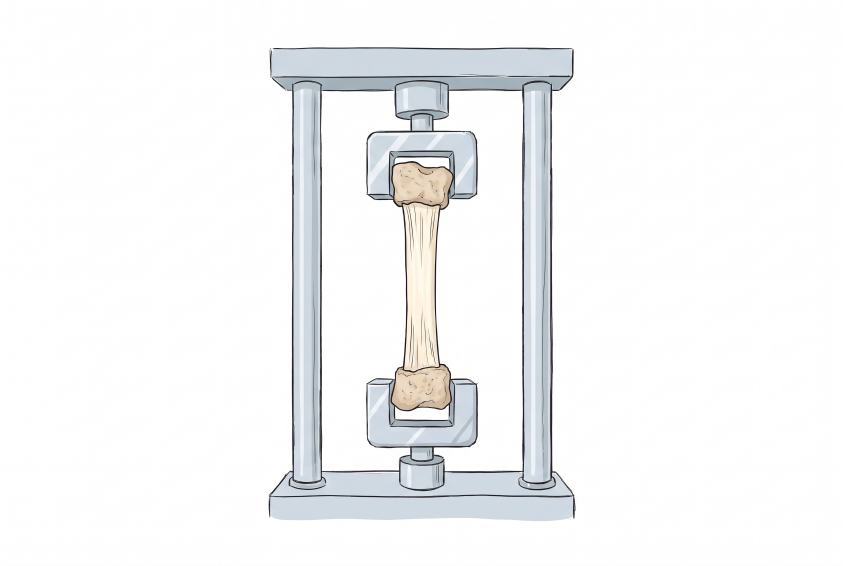
#> input picture obrazky/zdroje/015_pruznost_modul_vazu_ilustrace.png, 2528 x 1696 px (shown at 1/3 size)
$ python 015_pruznost_modul_vazu.py
#> lines starting #> are read from the running program, lines starting #| are printed output that depends on the picture
### obrazky/zdroje/styl.py
"""Jednotný kreslený styl obrázků sbírky. Použití:  from styl import *"""
import os
import matplotlib; matplotlib.use('Agg')
import matplotlib.pyplot as plt
from matplotlib import font_manager as fm
from matplotlib.patches import FancyArrowPatch, Arc

_FONT = os.path.join(os.path.dirname(os.path.abspath(__file__)), 'Caveat-Regular.ttf')
fm.fontManager.addfont(_FONT)

# --- barvy (význam je pevný, viz STYL.md) ---
INK    = '#222222'  # obrysy, osy, text
SILA   = '#d62828'  # síly
MOMENT = '#f77f00'  # momenty
POHYB  = '#7b2cbf'  # rychlost, zrychlení
ROZMER = '#1d6fd1'  # kóty, úhly, vzdálenosti
BOD    = '#2a9d4b'  # těžiště, body, osy otáčení
KOST, SVAL, KUZE, DREVO = '#f1e3c8', '#e07a7a', '#f6d5bf', '#8b5a2b'

W, H, DPI = 6.0, 4.0, 200   # 1200 x 800 px

def start(w=W, h=H, osy=False):
    plt.xkcd(scale=0.8, length=120, randomness=2)
    plt.rcParams.update({
        'font.family': ['Caveat', 'DejaVu Sans'], 'font.size': 20,
        'mathtext.fontset': 'custom', 'mathtext.rm': 'Caveat',
        'mathtext.it': 'Caveat', 'mathtext.bf': 'Caveat',
        'axes.linewidth': 1.8, 'lines.linewidth': 2.4, 'path.effects': [],
        'axes.edgecolor': INK, 'text.color': INK, 'axes.labelcolor': INK,
        'xtick.color': INK, 'ytick.color': INK})
    fig, ax = plt.subplots(figsize=(w, h), dpi=DPI)
    if not osy:
        ax.set_aspect('equal'); ax.axis('off')
    return fig, ax

# [4 lines left out: function graf, not called in this run]

def sila(ax, x0, y0, x1, y1, text=None, barva=SILA, dx=.05, dy=.05):
    ax.add_patch(FancyArrowPatch((x0, y0), (x1, y1), arrowstyle='-|>',
                 mutation_scale=18, lw=2.2, color=barva))
    if text: ax.text(x1 + dx, y1 + dy, text, color=barva, fontsize=20)

def kota(ax, x0, y0, x1, y1, text, dx=0, dy=-.15):
    ax.add_patch(FancyArrowPatch((x0, y0), (x1, y1), arrowstyle='<->',
                 mutation_scale=14, lw=1.6, color=ROZMER))
    ax.text((x0 + x1) / 2 + dx, (y0 + y1) / 2 + dy, text, color=ROZMER,
            fontsize=18, ha='center', va='center')

def bod(ax, x, y, text=None, dx=.06, dy=.06):
    ax.plot(x, y, 'o', color=BOD, ms=9)
    if text: ax.text(x + dx, y + dy, text, color=BOD, fontsize=20)

# [6 lines left out: function uhel, not called in this run]

def uloz(fig, jmeno):
    fig.tight_layout()
    fig.savefig(jmeno, facecolor='white', dpi=DPI)
    plt.close(fig)

### obrazky/zdroje/015_pruznost_modul_vazu.py
"""015 – Youngův modul vazu: tahová zkouška vazu (015_pruznost_modul_vazu_ilustrace.png) + kóty a data."""
from styl import *
from PIL import Image
import numpy as np

ILU = '015_pruznost_modul_vazu_ilustrace.png'
ilu = np.asarray(Image.open(ILU).convert('RGB')).copy(); ilu[ilu.min(2) > 235] = 255
#> further down, ilu is the input picture: shape (1696, 2528, 3); mean R, G, B 244.7, 245.4, 246
H, W, _ = ilu.shape
#> H = 1696; W = 2528
fig, ax = start(6, 4)
ax.imshow(ilu, extent=(0, W, H, 0)); ax.set_xlim(300, W - 200); ax.set_ylim(H + 220, -260)
A, B = 612, 1100                               # začátek a konec volné části vazu (mezi kostními bloky)
for y in (A, B): ax.plot([1000, 1215], [y, y], color=ROZMER, lw=1, ls=':')
kota(ax, 1050, A, 1050, B, '', dy=0)
ax.text(780, (A + B) / 2, '$l$ = 5 cm', color=ROZMER, fontsize=18, ha='right', va='center')
ax.plot([790, 1040], [(A + B) / 2, (A + B) / 2], color=ROZMER, lw=1)
# síly
sila(ax, 1263, 140, 1263, -200); ax.text(1330, -110, '$F$ = 100 N', color=SILA, fontsize=18, va='center')
sila(ax, 1263, 1540, 1263, 1880); ax.text(1330, 1790, '$F$', color=SILA, fontsize=18, va='center')
# popis a data
ax.plot([1320, 1760], [850, 700], color=INK, lw=1); ax.text(1770, 690, 'vaz', fontsize=17, va='center')
ax.text(1770, 930, '$S$ = 1 cm²', fontsize=17, va='center')
ax.text(1770, 1110, r'$\Delta l$ = 1 mm', color=ROZMER, fontsize=17, va='center')
ax.text(1770, 1300, '$E$ = ?', color=ROZMER, fontsize=22, va='center')
uloz(fig, '015_pruznost_modul_vazu.png')
#> in uloz, `fig.savefig(jmeno, facecolor='white', dpi=DPI)`:
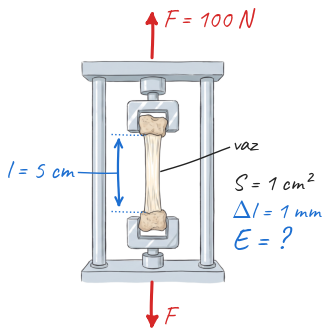
#> figure drawn by matplotlib, 1 panel

$ run again, with obrazky/zdroje/004_pruznost_prodlouzeni_dratu_ilustrace.png copied over obrazky/zdroje/015_pruznost_modul_vazu_ilustrace.png
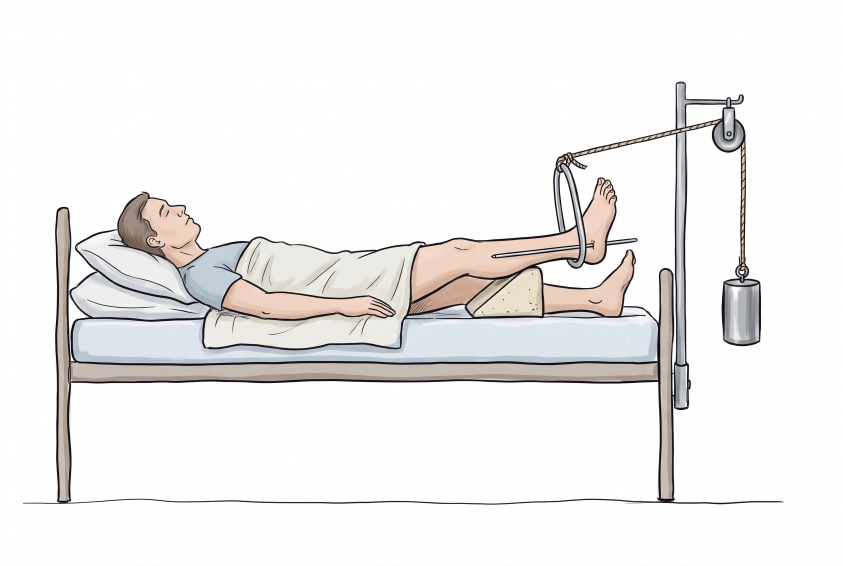
#> input picture obrazky/zdroje/004_pruznost_prodlouzeni_dratu_ilustrace.png, 2528 x 1696 px (shown at 1/3 size)
#> ilu is the input picture: shape (1696, 2528, 3); mean R, G, B 239.4, 238.1, 237.4
#> in uloz, `fig.savefig(jmeno, facecolor='white', dpi=DPI)`:
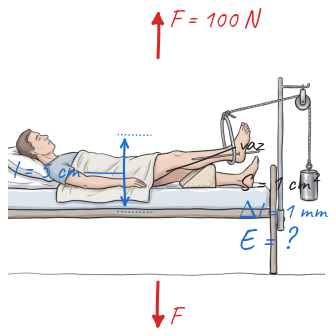
#> figure drawn by matplotlib, 1 panel

$ run again, with obrazky/zdroje/006_pruznost_biceps_kone_ilustrace.png copied over obrazky/zdroje/015_pruznost_modul_vazu_ilustrace.png
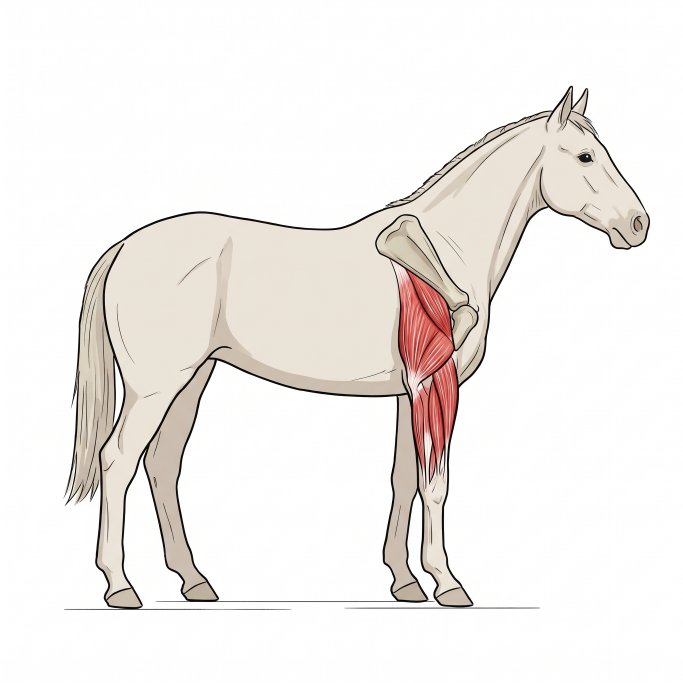
#> input picture obrazky/zdroje/006_pruznost_biceps_kone_ilustrace.png, 2048 x 2048 px (shown at 1/3 size)
#> ilu is the input picture: shape (2048, 2048, 3); mean R, G, B 242, 238.4, 235.5
#> in uloz, `fig.savefig(jmeno, facecolor='white', dpi=DPI)`:
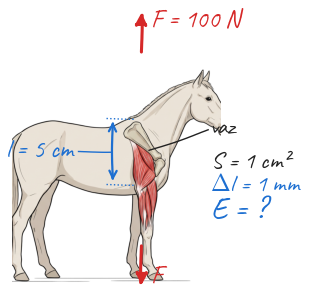
#> figure drawn by matplotlib, 1 panel

$ run again, with obrazky/zdroje/008_pruznost_max_sila_svalu_ilustrace.png copied over obrazky/zdroje/015_pruznost_modul_vazu_ilustrace.png
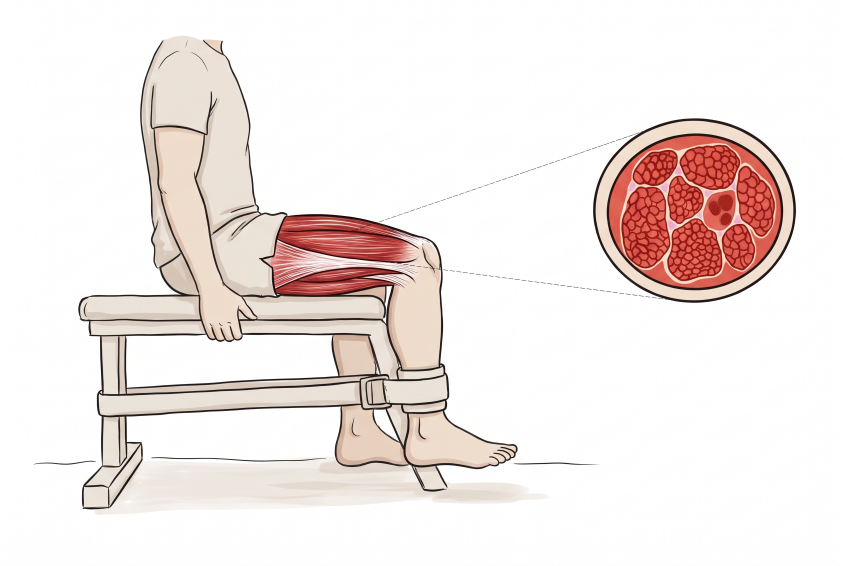
#> input picture obrazky/zdroje/008_pruznost_max_sila_svalu_ilustrace.png, 2528 x 1696 px (shown at 1/3 size)
#> ilu is the input picture: shape (1696, 2528, 3); mean R, G, B 241.4, 232.3, 229.6
#> in uloz, `fig.savefig(jmeno, facecolor='white', dpi=DPI)`:
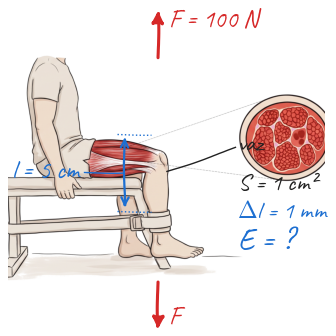
#> figure drawn by matplotlib, 1 panel
